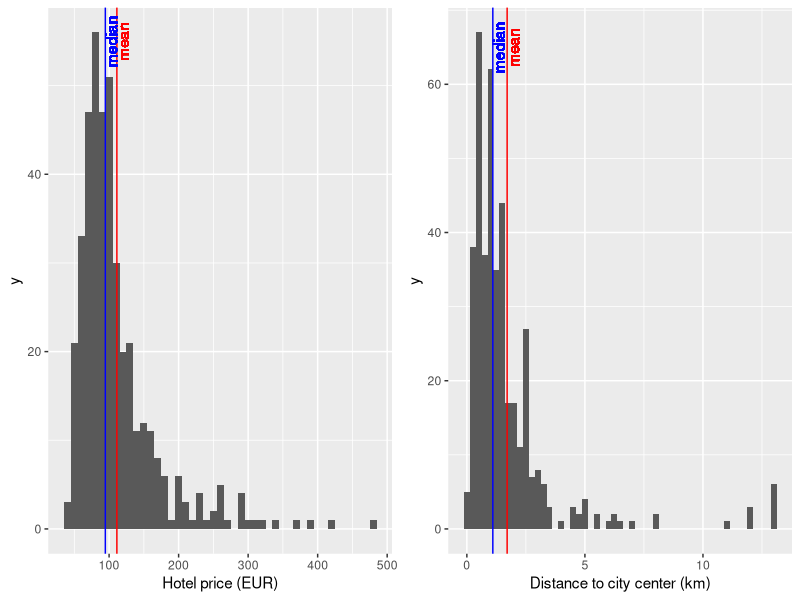
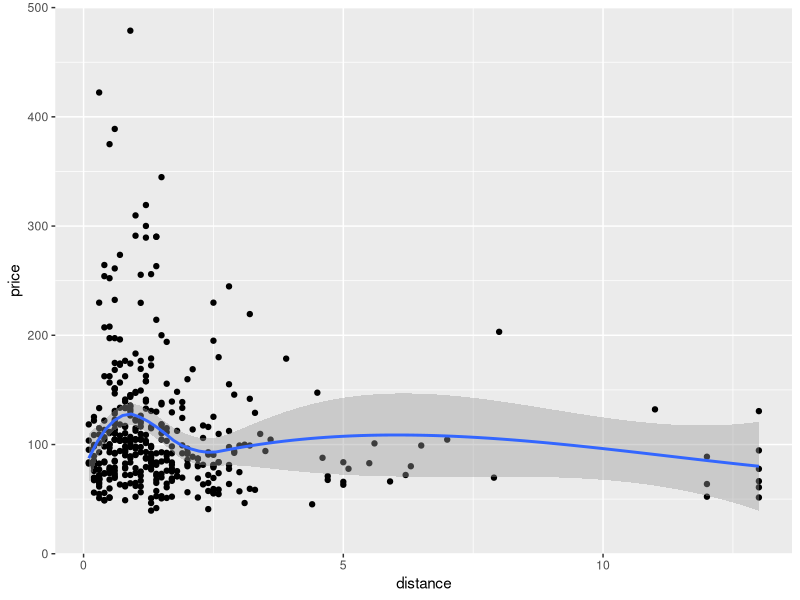
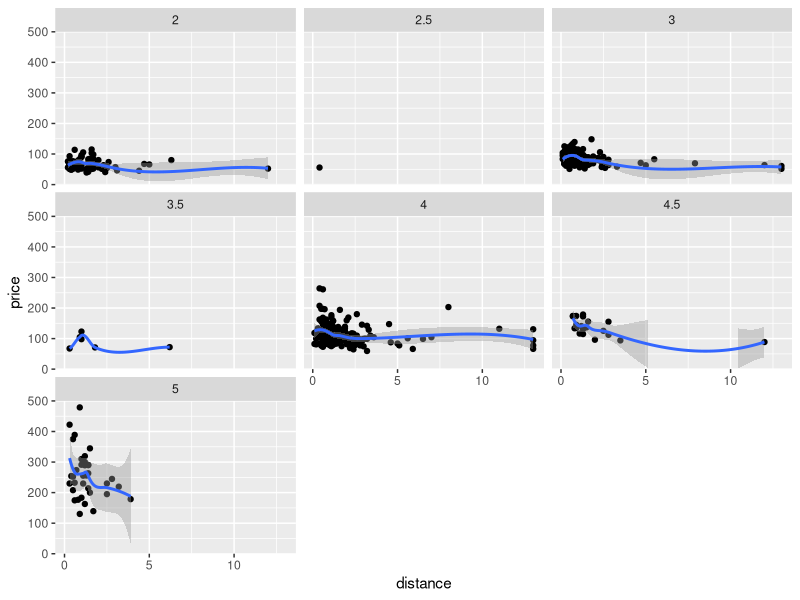

R code for these plots, in order:
## ---- chunk 1
knitr::opts_chunk$set(echo = TRUE)

library(data.table)
library(ggplot2)

# Multiple plot function
#
# ggplot objects can be passed in ..., or to plotlist (as a list of ggplot objects)
# - cols:   Number of columns in layout
# - layout: A matrix specifying the layout. If present, 'cols' is ignored.
#
# If the layout is something like matrix(c(1,2,3,3), nrow=2, byrow=TRUE),
# then plot 1 will go in the upper left, 2 will go in the upper right, and
# 3 will go all the way across the bottom.
#
multiplot <- function(..., plotlist=NULL, file, cols=1, layout=NULL) {
  require(grid)

  # Make a list from the ... arguments and plotlist
  plots <- c(list(...), plotlist)

  numPlots = length(plots)

  # If layout is NULL, then use 'cols' to determine layout
  if (is.null(layout)) {
    # Make the panel
    # ncol: Number of columns of plots
    # nrow: Number of rows needed, calculated from # of cols
    layout <- matrix(seq(1, cols * ceiling(numPlots/cols)),
                    ncol = cols, nrow = ceiling(numPlots/cols))
  }

 if (numPlots==1) {
    print(plots[[1]])

  } else {
    # Set up the page
    grid.newpage()
    pushViewport(viewport(layout = grid.layout(nrow(layout), ncol(layout))))

    # Make each plot, in the correct location
    for (i in 1:numPlots) {
      # Get the i,j matrix positions of the regions that contain this subplot
      matchidx <- as.data.frame(which(layout == i, arr.ind = TRUE))

      print(plots[[i]], vp = viewport(layout.pos.row = matchidx$row,
                                      layout.pos.col = matchidx$col))
    }
  }
}

## ---- chunk 2
hotels <- fread('hotels_all_nov21.csv')

dt <- hotels[accommodation_type %in% c('Hotel', 'Hostel'), ]
dt <- dt[stars >= 2, ]
dt <- dt[city == 'Barcelona', ]
## ---- chunk 3

hist_price <- ggplot(dt, aes(price)) + geom_histogram(binwidth = 10) +
  labs(x = "Hotel price (EUR)") +
  geom_vline(xintercept = mean(dt$price), color = 'red') +
  geom_text(aes(x = mean(dt$price), y = 55), label ='mean', color = 'red', angle = 90, vjust = 1.0) +
  geom_vline(xintercept = median(dt$price), color = 'blue') +
  geom_text(aes(x = median(dt$price), y = 55), label ='median', color = 'blue', angle = 90, vjust = 1.0) 
  

hist_distance <- ggplot(dt, aes(distance)) + geom_histogram(binwidth = .25) +
  labs(x = "Distance to city center (km)") +
  geom_vline(xintercept = mean(dt$distance), color = 'red') +
  geom_text(aes(x = mean(dt$distance), y = 65), label ='mean', color = 'red', angle = 90, vjust = 1.0) +
  geom_vline(xintercept = median(dt$distance), color = 'blue') +
  geom_text(aes(x = median(dt$distance), y = 65), label ='median', color = 'blue', angle = 90, vjust = 1.0)


multiplot(hist_price, hist_distance, cols = 2)
## ---- chunk 4
p <- ggplot(dt, aes(distance, price)) + geom_point() + 
  geom_smooth() + 
  scale_y_continuous(expand = c(0, 0), limits = c(0,500))
p
p + facet_wrap(~stars)
